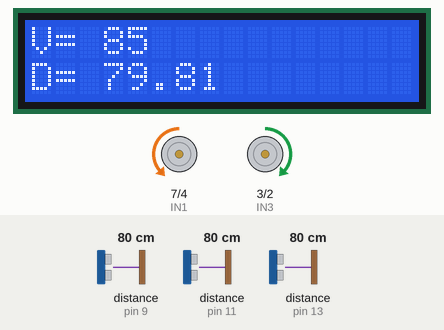
This program was run on a simulated Arduino Uno, built with avr-gcc and run on an emulated ATmega328P. Parts: 16×2 character LCD, motor-driver pin pairs drawn as motors (green arrow = first pin HIGH = forward, orange = second pin HIGH = backward, longer = more drive, scaled by the enable pin). Wiring (inferred from the names in the program): 3 × ultrasonic range finder: trigger pin 8, echo pin 9 / trigger pin 10, echo pin 11 / trigger pin 12, echo pin 13. Inputs (shaded band) come from the test bench; at power-on: distance to the obstacle (sensors on pin 11, pin 9, pin 13) 80 cm. The echo pulse lasts 58.3 µs per cm; what the program prints to the serial monitor is not drawn.

Above: at 1.2 s.
1.3 s: distance to the obstacle (sensor on pin 11) set to 96 cm
At 1.5 s:
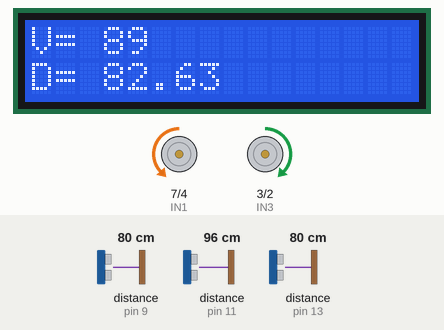
2.9 s: distance to the obstacle (sensor on pin 11) set to 103 cm
At 3.8 s:
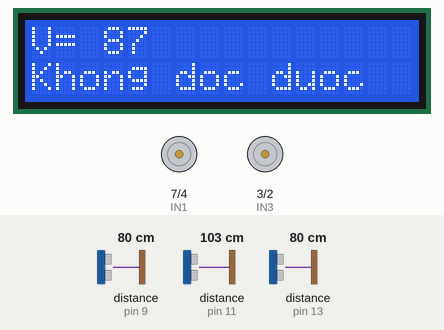
5.0 s: distance to the obstacle (sensor on pin 11) set to 60 cm
At 5.36 s:
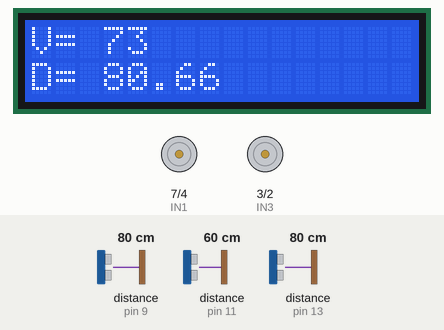
8.0 s: distance to the obstacle (sensor on pin 9) set to 2 cm
11.0 s: distance to the obstacle (sensor on pin 13) set to 120 cm
14.0 s: distance to the obstacle (sensor on pin 9) set to 120 cm
Timing chart, 0 to 17.0 s (numbered marks = the images above; inputs shaded):
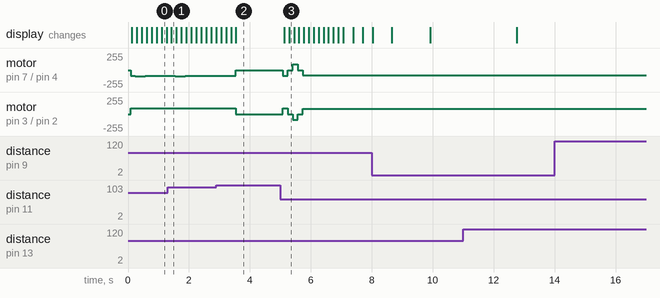

The program:

main.cpp
```cpp
#include <SimpleKalmanFilter.h>
#include <NewPing.h>
#include <Arduino.h>
#include <Wire.h>
#include <LiquidCrystal_I2C.h>

#pragma region khai báo chân cảm biến siêu âm
#define TRIG_C 10
#define ECHO_C 11
#define TRIG_L 12
#define ECHO_L 13
#define TRIG_R 8
#define ECHO_R 9
#pragma endregion

#pragma region khai báo chân động cơ
#define IN1 7
#define IN2 4
#define ENA 5
#define IN3 3
#define IN4 2
#define ENB 6
#pragma endregion

#pragma region khai báo biến toàn cục
// Khai báo khoảng cách đo
float minDist = 5.0;   // dưới 5 cm thì dừng xe (quá gần, nguy hiểm)
float maxDist = 100.0; // trên 100 cm thì dừng xe (mất vật, vượt tầm đo)
float setpoint = 30.0; // Khoảng cách mong muốn (cm)
float scaleFactor = 1.00;
float offset = 0;
float distanceC;
float distanceL;
float distanceR;
NewPing sensorC(TRIG_C, ECHO_C, maxDist);
NewPing sensorL(TRIG_L, ECHO_L, maxDist);
NewPing sensorR(TRIG_R, ECHO_R, maxDist);
SimpleKalmanFilter kf(2, 2, 0.3);
LiquidCrystal_I2C lcd(0x27, 16, 2);
#pragma endregion

#pragma region gain của e, de, v
float Ke = 1.0 / (100.0 - 24.80); // Gain scale error
float Kde = 0.01;                 // Gain scale derivative
float Kv = 90;                    // Gain scale fuzzy output -> PWM
float Kmin = 75;                  // Giá trị PWM tối thiểu
float percentKmin = 0.1;          // Phần trăm của Kv để lấy Kmin
#pragma endregion

// Khai báo biến lưu trữ giá trị lần trước
float prevError = 0.0;
float prevTime = 0.0;
unsigned long lastTime = 0;
float deltaErrorFiltered = 0.0;
float factorFilter = 0.1; // hằng số thời gian lọc đạo hàm

// Hàm scale gain e, de về [-1, 1], v thành [0,Kv]
float gain_Ke(float e)
{
  float x = e * Ke;
  if (x > 1)
    x = 1;
  if (x < -1)
    x = -1;
  return x;
}

float gain_Kde(float edot)
{
  float x = edot * Kde;
  if (x > 1)
    x = 1;
  if (x < -1)
    x = -1;
  return x;
}

float gain_Kv(float u_norm)
{
  float a = (Kv - Kmin) / (1 - percentKmin);
  float b = (Kmin - percentKmin * Kv) / (1 - percentKmin);
  if (u_norm < 0)
    b = -b;
  return u_norm * a + b;
}

// Hàm liên thuộc hình thang
float trapf(float x, float a, float b, float c, float d)
{
  if (x <= a || x >= d)
    return 0.0;
  if (x >= b && x <= c)
    return 1.0;
  if (x > a && x < b)
    return (x - a) / (b - a);
  if (x > c && x < d)
    return (d - x) / (d - c);
  return 0.0;
}

#pragma region Hàm liên thuộc
// Hàm liên thuộc của e
float eNB(float x) { return trapf(x, -2.0, -1.0, -0.6, -0.3); } // Negative Big
float eNS(float x) { return trapf(x, -0.6, -0.3, -0.3, 0.0); }  // Negative Small
float eZE(float x) { return trapf(x, -0.3, 0.0, 0.0, 0.3); }    // Zero
float ePS(float x) { return trapf(x, 0.0, 0.3, 0.3, 0.6); }     // Positive Small
float ePB(float x) { return trapf(x, 0.3, 0.6, 1.0, 2.0); }     // Positive Big

// Hàm liên thuộc của de
float deNB(float x) { return trapf(x, -2.0, -1.0, -0.5, -0.2); } // Negative Big
float deNS(float x) { return trapf(x, -0.5, -0.2, -0.2, 0.0); }  // Negative Small
float deZE(float x) { return trapf(x, -0.2, 0.0, 0.0, 0.2); }    // Zero
float dePS(float x) { return trapf(x, 0.0, 0.2, 0.2, 0.5); }     // Positive Small
float dePB(float x) { return trapf(x, 0.2, 0.5, 1.0, 2.0); }     // Positive

// Hàm liên thuộc của v
float vNB = -1.0; // Negative Big
float vNM = -0.7; // Negative Medium
float vNS = -0.5; // Negative Small
float vZE = 0.0;  // Zero
float vPS = 0.5;  // Positive Small
float vPM = 0.7;  // Positive Medium
float vPB = 1.0;  // Positive Big
#pragma endregion

float FuzzyTracking(float e, float de)
{
  // Fuzzification - Tính độ liên thuộc
  float E[5] = {eNB(e), eNS(e), eZE(e), ePS(e), ePB(e)};
  float DE[5] = {deNB(de), deNS(de), deZE(de), dePS(de), dePB(de)};

  float table[5][5] = {{vNB, vNB, vNM, vNS, vZE},
                       {vNB, vNM, vNS, vZE, vPS},
                       {vNM, vNS, vZE, vPS, vPM},
                       {vNS, vZE, vPS, vPM, vPB},
                       {vZE, vPS, vPM, vPB, vPB}};

  float num = 0.0, den = 0.0;

  // Suy diễn và giải mờ (Weighted Average)
  for (int i = 0; i < 5; i++)
    for (int j = 0; j < 5; j++)
    {
      // Toán tử AND = min
      float firing_strength = min(E[i], DE[j]);

      // Tích lũy
      num += firing_strength * table[i][j];
      den += firing_strength;
    }

  // Tính đầu ra
  if (den != 0.0)
    return num / den;
  else
    return 0.0;
}

// Hàm điều khiển động cơ
void motorControl(int rightMotorSpeed, int leftMotorSpeed)
{
  // Dead zone - Vùng chết để tránh rung
  if (abs(rightMotorSpeed) < Kmin || abs(leftMotorSpeed) < Kmin)
  {

    // Dừng xe
    digitalWrite(IN1, LOW);
    digitalWrite(IN2, LOW);
    digitalWrite(IN3, LOW);
    digitalWrite(IN4, LOW);
    analogWrite(ENA, 0);
    analogWrite(ENB, 0);
    return;
  }
  // Motor phải
  if (rightMotorSpeed < 0)
  {
    digitalWrite(IN1, HIGH);
    digitalWrite(IN2, LOW);
  }
  else if (rightMotorSpeed > 0)
  {
    digitalWrite(IN1, LOW);
    digitalWrite(IN2, HIGH);
  }
  else
  {
    digitalWrite(IN1, LOW);
    digitalWrite(IN2, LOW);
  }

  // Motor trái
  if (leftMotorSpeed < 0)
  {
    digitalWrite(IN3, LOW);
    digitalWrite(IN4, HIGH);
  }
  else if (leftMotorSpeed > 0)
  {
    digitalWrite(IN3, HIGH);
    digitalWrite(IN4, LOW);
  }
  else
  {
    digitalWrite(IN3, LOW);
    digitalWrite(IN4, LOW);
  }

  analogWrite(ENA, abs(rightMotorSpeed));
  analogWrite(ENB, abs(leftMotorSpeed));
}

float readSonarDistance(int trigPin, int echoPin)
{
  // Clear TRIG
  digitalWrite(trigPin, LOW);
  delayMicroseconds(2);

  // Send ultrasonic pulse
  digitalWrite(trigPin, HIGH);
  delayMicroseconds(10);
  digitalWrite(trigPin, LOW);

  // Read echo pulse
  long duration = pulseIn(echoPin, HIGH, 30000); // Timeout 30 ms

  if (duration == 0)
    return -1; // Sensor failed

  float distanceCm = (duration * 0.0343 / 2);
  return distanceCm;
}

void setup()
{
  Serial.begin(9600); // Cấu hình Serial Communication

  // Cấu hình các chân
  pinMode(TRIG_C, OUTPUT);
  pinMode(ECHO_C, INPUT);
  pinMode(TRIG_L, OUTPUT);
  pinMode(ECHO_L, INPUT);
  pinMode(TRIG_R, OUTPUT);
  pinMode(ECHO_R, INPUT);
  pinMode(IN1, OUTPUT);
  pinMode(IN2, OUTPUT);
  pinMode(ENA, OUTPUT);
  pinMode(IN3, OUTPUT);
  pinMode(IN4, OUTPUT);
  pinMode(ENB, OUTPUT);

  motorControl(0, 0); // Dừng động cơ ban đầu

  lastTime = millis();

  Serial.print("Setpoint: ");
  Serial.print(setpoint);
  Serial.println(" cm");
  Serial.println();

  lcd.init();
  lcd.backlight();
}

void loop()
{
  float rawDistanceC = readSonarDistance(TRIG_C, ECHO_C);
  float rawDistanceL = readSonarDistance(TRIG_L, ECHO_L);
  float rawDCistanceR = readSonarDistance(TRIG_R, ECHO_R);
  if (rawDistanceC < 0)
  {
    lcd.setCursor(0, 1);        // Dòng 2
    lcd.print("             "); // Xóa dòng để tránh dính chữ cũ
    lcd.setCursor(0, 1);
    lcd.print("Khong doc duoc");
    motorControl(0, 0); // Dừng xe khi mất tín hiệu
    motorControl(0, 0); // Dừng xe khi mất tín hiệu
    delay(100);
    return;
  }
  distanceC = kf.updateEstimate(rawDistanceC);
  if (distanceC < minDist || distanceC > maxDist)
  {
    lcd.setCursor(0, 1);        // Dòng 2
    lcd.print("             "); // Xóa dòng để tránh dính chữ cũ
    lcd.setCursor(0, 1);
    lcd.print("Khong doc duoc");
    motorControl(0, 0); // Dừng xe khi mất tín hiệu
    delay(100);
    return;
  }

  // 3. Tính thời gian delta
  unsigned long currentTime = millis();
  float dt = (currentTime - lastTime) / 1000.0; // ms → s

  if (dt < 0.001)
    dt = 0.001; // tránh chia 0
  lastTime = currentTime;

  // Sai số
  float error = distanceC - setpoint;

  // Đạo hàm thô
  float deltaError = (error - prevError) / dt;

  // Lọc đạo hàm (giảm nhiễu)
  deltaErrorFiltered =
      (factorFilter / (factorFilter + dt)) * deltaErrorFiltered +
      (dt / (factorFilter + dt)) * deltaError;

  // 5. Gain scaling
  float e_scaled = gain_Ke(error);
  float de_scaled = gain_Kde(deltaError);

  // 6. Fuzzy Controller
  float u_norm = FuzzyTracking(e_scaled, de_scaled);

  // 7. Gain output scaling
  int motorSpeed = (int)gain_Kv(u_norm);

  // 8. Điều khiển động cơ
  // if (abs(motorSpeed) < Kmin && error < 1.6 && abs(prevError - error) < 0.3)
  // {
  //   motorControl(-Kmin, -Kmin);
  //   delay(700); // Dừng xe trong 700ms nếu quá gần
  //   motorControl(0, 0);
  // }
  // else if (abs(motorSpeed) < Kmin && error > -1.6 && abs(prevError - error) < 0.3)
  // {
  //   motorControl(-Kmin, -Kmin);
  //   delay(700); // Dừng xe trong 700ms nếu quá gần
  //   motorControl(0, 0);
  // }
  prevError = error;
  motorControl(motorSpeed, motorSpeed);

  Serial.println(motorSpeed);
  lcd.setCursor(0, 0);
  lcd.print("               ");
  lcd.setCursor(0, 0);
  lcd.print("V= ");
  lcd.setCursor(3, 0);
  lcd.print(motorSpeed);
  lcd.setCursor(0, 1);          // Dòng 2
  lcd.print("               "); // Xóa dòng để tránh dính chữ cũ
  lcd.setCursor(0, 1);
  lcd.print("D= ");
  lcd.setCursor(3, 1);
  lcd.print(distanceC);
  // Đợi trước khi đọc lần tiếp theo
  delay(100);
}
```

Measured:
- the behaviour switches between 100 and 101 cm on distance to the obstacle (sensor on pin 11) (found by bisection; images 1 and 2)
- after the input at 2.9 s, motor on pin 7 (IN1) / pin 4 (IN2): backward 85/255 → backward 86/255 after 0.12 s, → backward 87/255 0.16 s later, → stopped 0.35 s later; motor on pin 3 (IN3) / pin 2 (IN4): forward 85/255 → forward 86/255 after 0.12 s, → forward 87/255 0.16 s later, → stopped 0.35 s later
